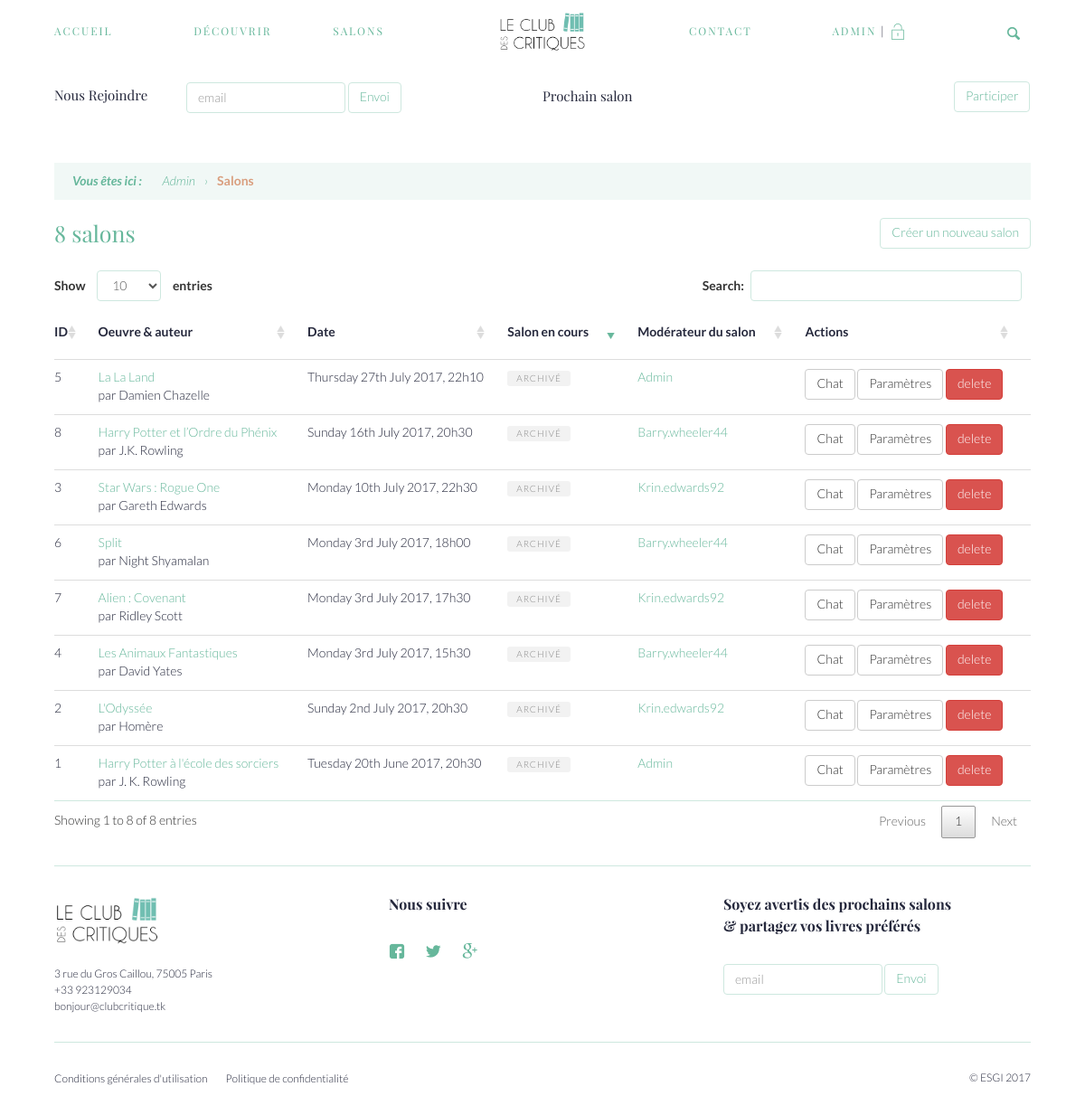
The page /admin/salons (signed in) on the database its author committed.
### tables this page shows
CREATE TABLE `users` (
  `id` int(11) NOT NULL,
  `username` varchar(255) NOT NULL DEFAULT 'utilisateur',
  `email` varchar(255) NOT NULL,
  `password` varchar(255) NOT NULL,
  `description` varchar(255) NOT NULL,
  `picture` varchar(255) NOT NULL DEFAULT '/view/assets/img/no-preview.png',
  `isAdmin` int(11) NOT NULL DEFAULT '0'
);

CREATE TABLE `salons` (
  `id` int(11) NOT NULL,
  `work_id` int(11) NOT NULL,
  `date` datetime(6) NOT NULL,
  `nbr_person_max` int(11) NOT NULL,
  `admin_salon_id` int(11) NOT NULL,
  `work_isdeleted` int(11) NOT NULL,
  `running` int(11) NOT NULL
);

CREATE TABLE `works` (
  `id` int(11) NOT NULL,
  `type_id` varchar(255) NOT NULL,
  `category_id` varchar(255) NOT NULL,
  `name` varchar(255) NOT NULL,
  `author` varchar(255) NOT NULL,
  `img_src` varchar(255) NOT NULL DEFAULT '/view/assets/img/no-preview.png',
  `description` mediumtext NOT NULL,
  `url_amazon` varchar(255) NOT NULL,
  `published_date` date NOT NULL,
  `spotlight` int(11) NOT NULL DEFAULT '0',
  `salon_id` int(11) NOT NULL,
  `is_deleted` int(11) NOT NULL
);

CREATE TABLE `custom_items` (
  `id` int(11) NOT NULL,
  `name` varchar(255) NOT NULL,
  `content` longtext NOT NULL,
  `is_footer_link` int(11) NOT NULL,
  `is_draft` int(11) NOT NULL
);

### model/autoloader.php (called while the page is built)
<?php
spl_autoload_register(function ($class) {
  if(file_exists( $_SERVER['DOCUMENT_ROOT'] . '/controller/facebook/' . $class . '.php')){
      return require( $_SERVER['DOCUMENT_ROOT'] . '/controller/facebook/' . $class . '.php');
  }else if(file_exists( $_SERVER['DOCUMENT_ROOT'] . '/model/facebook/' . $class . '.php')){
      return require( $_SERVER['DOCUMENT_ROOT'] . '/model/facebook/' . $class . '.php');
  }else if(file_exists( $_SERVER['DOCUMENT_ROOT'] . '/controller/' . $class . '.php')){
      return require( $_SERVER['DOCUMENT_ROOT'] . '/controller/' . $class . '.php');
  }else if(file_exists( $_SERVER['DOCUMENT_ROOT'] . '/model/' . $class . '.php')){
      return require( $_SERVER['DOCUMENT_ROOT'] . '/model/' . $class . '.php');
  }else if(file_exists( $_SERVER['DOCUMENT_ROOT'] . '/config/' . $class . '.php')){
      return require( $_SERVER['DOCUMENT_ROOT'] . '/config/' . $class . '.php');
  }
});

### model/Database.php (called while the page is built, shortened)
<?php
class Database{
  protected $db;
  public function __construct(){
    if(!$this->db){
      $this->db = new PDO('mysql:host='.DB_CONFIG::DB_HOST.';dbname='.DB_CONFIG::DB_NAME.'', DB_CONFIG::DB_UN, DB_CONFIG::DB_PWD);
      $this->db->setAttribute(PDO::ATTR_ERRMODE, PDO::ERRMODE_EXCEPTION);
    };
  }
  public function getPreparedStatement($action, $table, $data){
    if($action === "save"){
      $query = "INSERT INTO ";
      $query .= $table . " (";
      $i = 0; $count = count($data) - 1;
      for($u = 0; $u < 2; $u++){
        foreach ($data as $columnName => $value) {
          if($i !== 0 && $i !== $count+1){
            $query .= ", ";
          }
          if($u === 1){
            if($i === $count+1){
              $query .= ") VALUES (";
            }
            $query .= $columnName;
            if($i === ($count * 2)+1 ){
              $query .= ")";
            }
          }else{
            $query .= ltrim($columnName, ':');
          }
          $i++;
        }
      }
    }
    else if($action === "get"){
      $query = "SELECT * FROM ";
      $query .= $table . " WHERE ";
      $i = 0;
      foreach ($data as $columnName => $value) {
        if($i !== 0){
          $query .= " AND ";
        }
        $query .= ltrim($columnName, ':')." = ".$columnName;
        $i++;
      }
    }
    return $this->db->prepare($query);
  }
  public function get($table, $data){
    $this->sql = SELF::getPreparedStatement("get", $table, $data);
    $this->sql->execute($data);
    return $this->sql->fetch(PDO::FETCH_ASSOC);
  }
  public function getAllWhere($table, $data){
    $this->sql = SELF::getPreparedStatement("get", $table, $data);
    $this->sql->execute($data);
    return $this->sql->fetchAll(PDO::FETCH_ASSOC);
  }
  public function getCustomAll($req){
    $this->sql = $this->db->prepare($req);
    $this->sql->execute();
    return $this->sql->fetchAll(PDO::FETCH_ASSOC);
  }
  public function getCustom($req){
    $this->sql = $this->db->prepare($req);
    $this->sql->execute();
    return $this->sql->fetch(PDO::FETCH_ASSOC);
  }
}

### controller/User.php (called while the page is built, shortened)
<?php
class User{
  protected $db;
  public function __construct(){
    if(!$this->db){
      $this->db = new Database();
    }
  }
  public function get($id){
    return $this->db->get("users", [ ":id" => $id ]);
  }
}

### controller/Salons.php (called while the page is built, shortened)
<?php
class Salons{
  protected $db;
  public function __construct(){
    if(!$this->db){
      $this->db = new Database();
    }
  }
  public function getAll(){
    $request = "SELECT * FROM salons ";
    return $this->db->getCustomAll($request);
  }
  public function getNextSalon(){
    $req1 = $this->db->getCustom("SELECT salons.* FROM salons WHERE running = 1");
    if($req1){
      return $req1;
    }else{
      return $this->db->getCustom("
        SELECT * FROM salons
        WHERE salons.date > NOW()
          AND work_isdeleted = 0
        ORDER BY salons.date ASC");
    }
  }
  public function getWorkOfSalon($id){
    $request = "SELECT works.* FROM works JOIN salons ON works.id = salons.work_id WHERE salons.work_isdeleted = 0 AND works.id = ".$id;
    return $this->db->getCustom($request);
  }
}

### controller/Work.php (called while the page is built, shortened)
<?php
class Work{
  protected $db;
  public function __construct(){
    if(!$this->db){
      $this->db = new Database();
    }
  }
  public function getBookCat($id){
    $request = "SELECT categories.* FROM categories JOIN works ON works.category_id = categories.id WHERE works.id = ".$id;
    return $this->db->getCustom($request);
  }
  public function getBookType($id){
    $request = "SELECT type.* FROM type JOIN works ON works.type_id = type.id WHERE works.id = ".$id;
    return $this->db->getCustom($request);
  }
}

### controller/Page.php (called while the page is built, shortened)
<?php
class Page{
  protected $db;
  public function __construct(){
    if(!$this->db){
      $this->db = new Database();
    }
  }
  public function getOne($id){
    return $this->db->get("custom_items", [':id' => $id]);
  }
  public function getPages(){
    return $this->db->getAllWhere("custom_items", [':is_footer_link' => 1, ':is_draft' => 0]);
  }
}

### view/layout/admin/salons/list.php (the view, shortened to what this page needs)
<div class="row">
  <div class="col-sm-8">
    <h1 class="intermediate_title">
      <?= $countSalons; ?> salon<?= ($countSalons > 1) ? 's' : ''; ?>
    </h1>
  </div>
  <div class="col-sm-4 align-right">
    <a class="btn btn-primary" href="<?= $root;?>/admin/salons/new">Créer un nouveau salon</a>
  </div>
</div>
<div class="table-responsive">
  <table class="table salon-table data-table">
    <thead>
      <tr>
        <th>
          ID
        </th>
        <th>
          Oeuvre &amp; auteur
        </th>
        <th>
          Date
        </th>
        <th>
          Salon en cours
        </th>
        <th>
          Modérateur du salon
        </th>
        <th>
          Actions
        </th>
      </tr>
    </thead>
    <tbody id="filter_salons">
    <?php
      foreach ($salonss as $key => $sal) {
        $workAssoc = $salons->getWorkOfSalon($sal['work_id']);
        $admin = (intval($sal['admin_salon_id']) > 0) ? $user->get($sal['admin_salon_id']) : null;
        $bookType = $works->getBookType($workAssoc['id'])['name'];
        $bookGenre = $works->getBookCat($workAssoc['id'])['name'];
    ?>
      <tr>
        <td>
          <?= isset($sal['id']) ? $sal['id'] : ''; ?>
        </td>
        <td>
          <?= '<a href="'. $root . '/discover/' . $bookType . '/' . $bookGenre . '/' . $workAssoc['id'] . '">' . $workAssoc['name'] . '</a> <p>par ' . $workAssoc['author'] .'</p>'; ?>
        </td>
        <td>
          <?= date( 'l jS F Y\, H\hi', strtotime( $sal['date'] )); ?>
        </td>
        <td>
            <?php
            if(strtotime( $sal['date'] ) < time() && $sal['running'] != 1){
            ?>
              <span class="tag">Archivé</span>
            <?php
            }
          ?>
        </td>
        <td>
          <?= !empty($admin) ? '<a href="'.$root.'/user/'.$admin['id'].'">'.ucfirst($admin['username']).'</a>' : ''; ?>
        </td>
        <td>
          <form id="deletesalon_<?= $sal['id']; ?>" action="<?= $root; ?>/processes/deletesalon" method="post" onsubmit="event.preventDefault();">
          <?php if(strtotime( $sal['date'] ) < time() && $sal['running'] != 1){ ?>
            <a class="btn btn-default" href="<?= $root.'/salons/'.$sal['id']; ?>">Chat</a>
            <a class="btn btn-default" href="<?= $root.'/admin/salons/'.$sal['id'].'/edit'; ?>">Paramètres</a>
          <?php }else{ ?>
            <a class="btn btn-primary" href="<?= $root.'/admin/salons/'.$sal['id'].'/edit'; ?>">edit</a>
          <?php } ?>
          <input type="hidden" name="id" value="<?= $sal['id']; ?>"><input type="submit" class="btn btn-danger" onclick="confirmDelete(<?= $sal['id']; ?>)" value="delete"></form>
        </td>
      </tr>
    <?php
      }
    ?>
    </tbody>
  </table>
</div>

### view/layout/includes/nav.php (shortened to what this page needs)
<nav id="main-nav" class="nav">
    <div class="col-md-2 nav_center">
        <a href="<?= $root; ?>/home"><img src="<?= $root; ?>/view/assets/img/logo.png" /></a>
    </div>
    <div class="responsiveListLinks row">
        <div class="col-md-5 col-sm-12 nav_left">
            <ul class="row">
                <li class="col-md-4 col-sm-12">
                    <a href="<?= $root; ?>/home" <?= (!isset($_GET['cat']) && $_GET["p"] === "home") ? 'class="active"' : ''; ?>>Accueil</a>
                </li>
                <li class="col-md-4 col-sm-12">
                    <a href="<?= $root; ?>/discover" <?= (!isset($_GET['cat']) && $_GET["p"] === "discover") ? 'class="active"' : ''; ?>>Découvrir</a>
                </li>
                <li class="col-md-4 col-sm-12">
                    <a href="<?= $root; ?>/salons" <?= (!isset($_GET['cat']) && $_GET["p"] === "salons") ? 'class="active"' : ''; ?>>Salons</a>
                </li>
            </ul>
        </div>
        <div class="col-md-5 col-sm-12 nav_right col-md-offset-2">
            <ul class="row">
                <li class="col-md-4 col-sm-12">
                    <a href="<?= $root; ?>/contact" <?= (!isset($_GET['cat']) && $_GET["p"] === "contact") ? 'class="active"' : ''; ?>>Contact</a>
                </li>
                <li class="col-md-6 col-sm-12 dropdown align-center">
                <?php
                    if(!isset($_SESSION['loggedin'])){
                ?>
                    <a href="<?= $root.'/login'?>" <?= ($_GET["p"] === "login") ? 'class="active"' : ''; ?>>Compte</a>
                <?php
                    }else{
                ?>
                    <a href="<?= $root.'/user/'.$curr_user['id']; ?>" <?= ($_GET["p"] === "user" && $_GET['id'] === $curr_user['id']) ? 'class="active"' : ''; ?>> <?= $curr_user['username']; ?></a>
                    | <a href="<?= $root; ?>/processes/logout" class="logout icon-locker-streamline-unlock"></a>
                <?php
                    }
                ?>
                </li>
            </ul>
        </div>
    </div>
    <a href="#" id="searchbar" class="<?= (isset($_GET['p']) && $_GET['p'] === 'search') ? 'icon-x' : 'icon-search'; ?>"></a>
</nav>
<nav id="secondary-nav" class="nav">
    <div class="nav_left">
        <h2 class="small_title">Nous Rejoindre</h2>
        <form class="form-inline" action="<?= $root; ?>/processes/newuser" method="post">
            <input class="form-control" name="email" type="text" placeholder="email">
            <button type="submit" class="btn btn-primary sm">Envoi</button>
        </form>
    </div>
    <div class="nav_right">
        <h2 class="small_title">Prochain salon</h2>
            <?php
                $nextSalon = $salons->getNextSalon();
                ?>
        <a class="btn btn-primary" href="<?= $root; ?>/salons/<?= $nextSalon['id']; ?>">Participer</a>
    </div>
</nav>

### view/layout/includes/footer.php
<footer class="footer">
  <div class="top">
    <div class="row">
      <div class="col-md-4 col-sm-12 identity">
        <img src="<?= $root; ?>/view/assets/img/logo.png">
        <?php $footer = $pages->getOne(4); ?>
        <?= ($footer['content']) ? html_entity_decode($footer['content']) : ''?>
      </div>
      <div class="col-md-4 col-sm-12 follow">
        <h4 class="footer_title">Nous suivre</h4>
        <?php $footer = $pages->getOne(3); ?>
        <?= ($footer['content']) ? html_entity_decode($footer['content']) : ''?>
      </div>
      <div class="col-md-4 col-sm-12 newsletter">
        <h4 class="footer_title">Soyez avertis des prochains salons <br>&amp; partagez vos livres préférés</h4>
        <form class="form-inline" action="<?= $root; ?>/processes/newuser" method="post">
            <input class="form-control" type="text" name="email" placeholder="email">
            <button type="submit" class="btn btn-primary sm">Envoi</button>
        </form>
      </div>
    </div>
  </div>
  <nav class="bottom">
    <div class="row">
      <ul class="col-md-8 col-sm-12">
        <?php
          $footer_links = $pages->getPages();
          foreach ($footer_links as $key => $link) {
            echo '<li><a href="'.$root.'/page/'.$link['id'].'">'.$link['name'].'</a></li>';
          }
        ?>
      </ul>
      <div class="col-md-4 col-sm-12">
        &copy; ESGI 2017
      </div>
    </div>
  </nav>
</footer>
</body>
</html>

### rows shown on the page
users: username "ADMIN"
salons: id "1", work.name "Harry Potter à l'école des sorciers", work.author "J. K. Rowling", date "Tuesday 20th June 2017, 20h30", running "ARCHIVÉ", users.username "Admin"
salons: id "2", work.name "L'Odyssée", work.author "Homère", date "Sunday 2nd July 2017, 20h30", running "ARCHIVÉ", users.username "Krin.edwards92"
salons: id "3", work.name "Star Wars : Rogue One", work.author "Gareth Edwards", date "Monday 10th July 2017, 22h30", running "ARCHIVÉ", users.username "Krin.edwards92"
salons: id "4", work.name "Les Animaux Fantastiques", work.author "David Yates", date "Monday 3rd July 2017, 15h30", running "ARCHIVÉ", users.username "Barry.wheeler44"
salons: id "5", work.name "La La Land", work.author "Damien Chazelle", date "Thursday 27th July 2017, 22h10", running "ARCHIVÉ", users.username "Admin"
salons: id "6", work.name "Split", work.author "Night Shyamalan", date "Monday 3rd July 2017, 18h00", running "ARCHIVÉ", users.username "Barry.wheeler44"
salons: id "7", work.name "Alien : Covenant", work.author "Ridley Scott", date "Monday 3rd July 2017, 17h30", running "ARCHIVÉ", users.username "Krin.edwards92"
salons: id "8", work.name "Harry Potter et l’Ordre du Phénix", work.author "J.K. Rowling", date "Sunday 16th July 2017, 20h30", running "ARCHIVÉ", users.username "Barry.wheeler44"
custom_items: content "3 rue du Gros Caillou, 75005 Paris +33 923129034 bonjour@clubcritique.tk"
custom_items: name "Conditions générales d'utilisation"
custom_items: name "Politique de confidentialité"

### other values the page prints
$pag "Admin"
$pag "Salons"
$countSalons "8"
